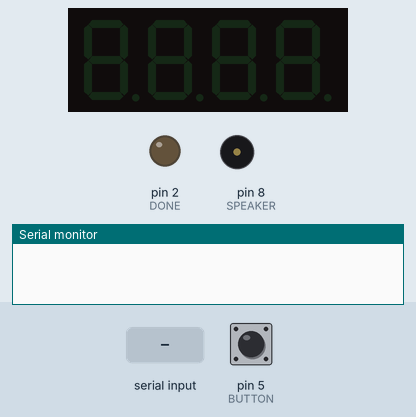
Recording of a sketch running on a simulated Arduino Uno, built with avr-gcc and run on an emulated ATmega328P. On the bench: 4-digit seven-segment display, output pins drawn as LEDs (lit = HIGH), buzzer (waves = sounding), the last lines printed to the serial monitor. Inputs (shaded band) come from the test bench; at power-on: pin 5 (BUTTON) HIGH.

Above: at 2.2 s.
2.3 s: "S90\n" received over the second serial link
At 3.8 s:
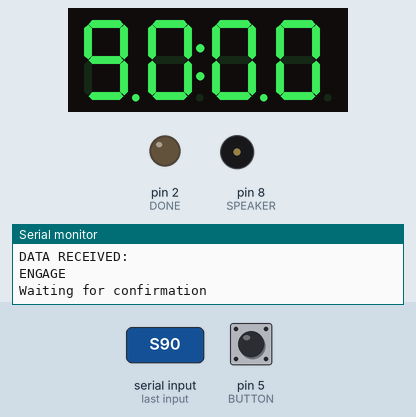
4.8 s: pin 5 (BUTTON) pulled LOW for 0.15 s
At 6.6 s:
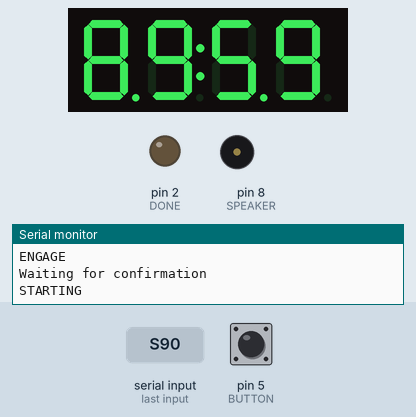
Timing chart, 0 to 8.1 s (numbered marks = the images above; inputs shaded):
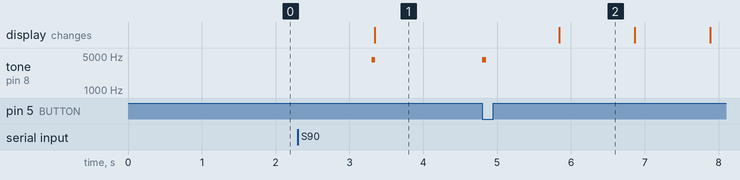

Measured:
- after the input at 2.3 s, tone on pin 8 (SPEAKER): silent → 4231 Hz after 1.0 s, → silent 0.05 s later; the display: changes after 1.0 s (image 1)
- after the input at 4.8 s, the display: changes after 1.0 s (image 2)

The sketch:

timer.ino
```cpp
#include "TM1637Display.h"
#include <SoftwareSerial.h>

SoftwareSerial mySerial(7,6);

#define CLK 4
#define DIO 3
#define DONE 2
#define BUTTON 5
#define SPEAKER 8

int sec = 3;
int min = 0;

TM1637Display display = TM1637Display(CLK, DIO);

void setup() {
  // put your setup code here, to run once:

  //serial for bluetooth
  mySerial.begin(9600);
  Serial.begin(9600);

  //declare leds
  pinMode(DONE, OUTPUT);
  pinMode(BUTTON, INPUT_PULLUP);

  //display shenanigans
  display.clear();
  delay(1000);
  display.setBrightness(3);
}

void loop() {
  // put your main code here, to run repeatedly:
  if(mySerial.available()) {
    String i = mySerial.readString();
    Serial.println("DATA RECEIVED:");
    if(i[0] == 'S') {
      Serial.println("ENGAGE");
      tone(SPEAKER, 4231, 50);
      display.showNumberDecEx(0, 0b11100000, true);

      min = (((String)i[1]).toInt())*10 + ((String)i[2]).toInt();
      sec = (((String)i[3]).toInt())*10 + ((String)i[4]).toInt();
      display.showNumberDecEx((min * 100) + sec, 0b11100000, true);

      Serial.println("Waiting for confirmation");
      if(i[5] == 'C') timer();
      else {
        int c = 0;
        while(c < 5000){
          int state = digitalRead(BUTTON);
          if(state == LOW) {
            Serial.println("STARTING");
            timer();
            break;
          }
          delay(1);
          c++;
        }
      }
      Serial.println("CANCELLED");
      tone(SPEAKER, 2564, 50);
      display.showNumberDecEx(0, 0b11100000, true);
    }
    if(i[0] == 'R') {
      Serial.println("OFF");
      digitalWrite(DONE, 0);
    }
  }
}

void timer() {
  digitalWrite(DONE, 0);
  tone(SPEAKER, 4231, 50);
  for (int i = min * 60 + sec; i >= 0; i--) {
    display.showNumberDecEx((min * 100) + sec, 0b11100000, true);
    if(sec == 0 && min != 0) {
      min--;
      sec = 60;
    }
    sec--;
    delay(1000);
  }
  for (int i = 0; i < 3; i++) {
    tone(SPEAKER, 2564, 30);
    delay(100);
  }
  digitalWrite(DONE, 10);
}
```
